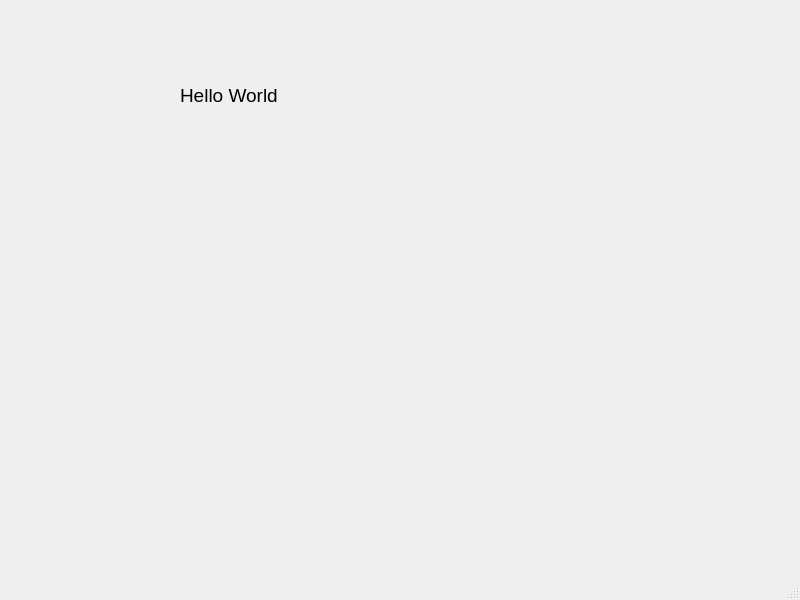
<?xml version="1.0" encoding="UTF-8"?>
<ui version="4.0">
 <class>MainWindow</class>
 <widget class="QMainWindow" name="MainWindow">
  <property name="geometry">
   <rect>
    <x>0</x>
    <y>0</y>
    <width>800</width>
    <height>600</height>
   </rect>
  </property>
  <property name="windowTitle">
   <string>MainWindow</string>
  </property>
  <widget class="QWidget" name="centralwidget">
   <widget class="QLabel" name="label">
    <property name="geometry">
     <rect>
      <x>180</x>
      <y>70</y>
      <width>131</width>
      <height>51</height>
     </rect>
    </property>
    <property name="font">
     <font>
      <pointsize>14</pointsize>
     </font>
    </property>
    <property name="text">
     <string>Hello World</string>
    </property>
   </widget>
  </widget>
  <widget class="QMenuBar" name="menubar">
   <property name="geometry">
    <rect>
     <x>0</x>
     <y>0</y>
     <width>800</width>
     <height>21</height>
    </rect>
   </property>
  </widget>
  <widget class="QStatusBar" name="statusbar"/>
 </widget>
 <resources/>
 <connections/>
</ui>
